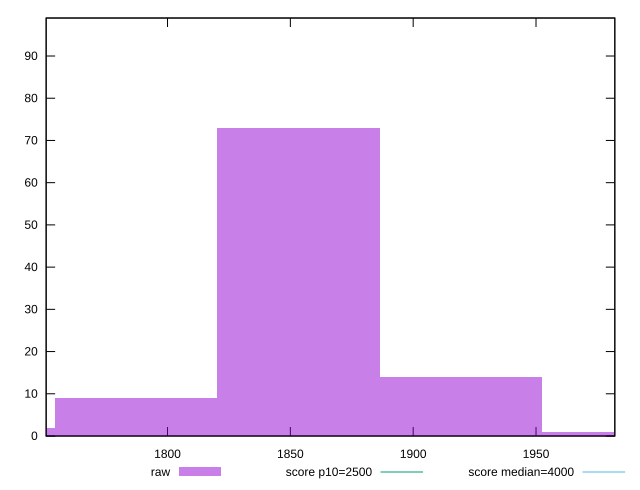

This chart was generated by the following gnuplot code:
reset

$raw <<EOF
1853.3228400261373 73
1787.1327385966324 9
1919.5129414556422 14
1985.7030428851472 1
1720.9426371671275 2
EOF

set key outside below
set boxwidth 66.1901014295049
set xrange [1750.5879999999997:1982.0819999999999]
set yrange [0:99]
set trange [0:99]
set style fill transparent solid 0.5 noborder

set parametric
set terminal svg size 640, 490 enhanced background rgb 'white'
set output "reports/report_00030_2021-02-24T20-42-31.540Z/largest-contentful-paint/samples/card/raw/histogram.svg"

plot $raw title "raw" with boxes, \
     2500,t title "score p10=2500", \
     4000,t title "score median=4000"

reset
